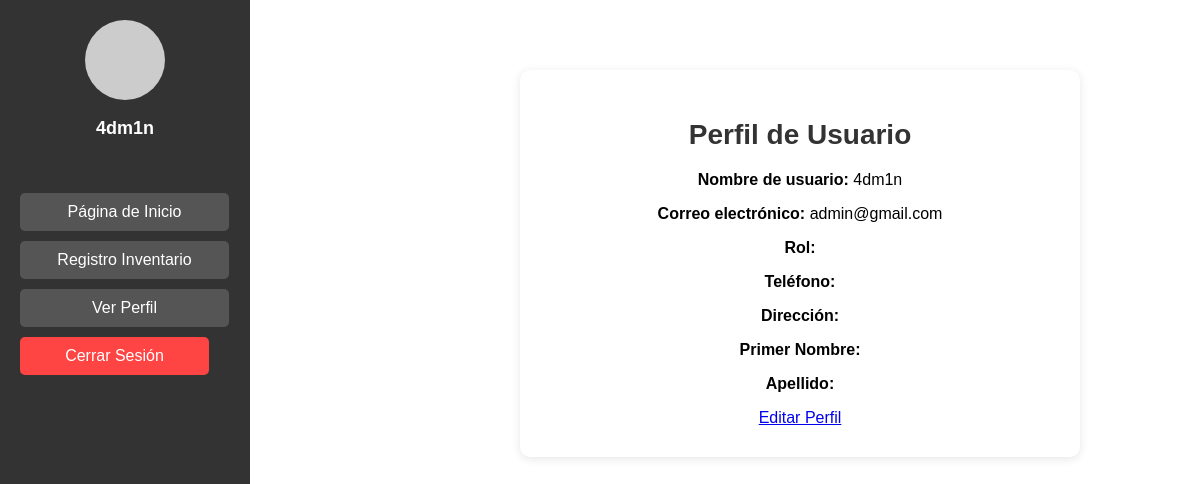
/verPerfil/ (signed in), run on an earlier commit of the app's database.
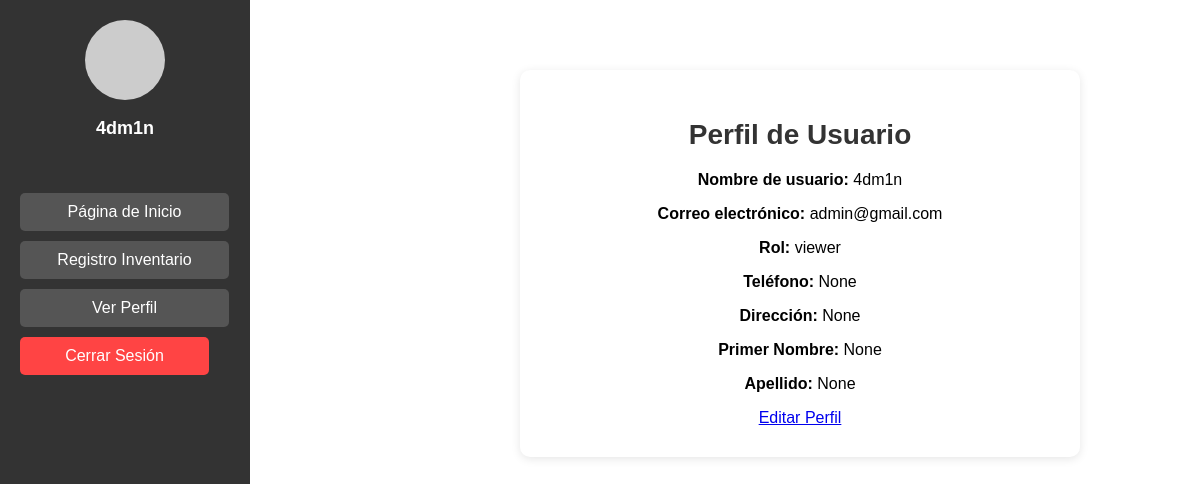
And on a later commit of the database.
### pagina/models.py (models this page shows, shortened)
class UserProfile(models.Model):
    user = models.OneToOneField(User, on_delete=models.CASCADE, related_name='profile')  # Relación con User
    role = models.CharField(max_length=50, choices=[('admin', 'Admin'), ('editor', 'Editor'), ('viewer', 'Viewer')], default='viewer')  # Roles
    phone = models.CharField(max_length=15, blank=True, null=True)
    address = models.TextField(blank=True, null=True)
    first_name = models.CharField(max_length=50, blank=True, null=True)
    last_name = models.CharField(max_length=50, blank=True, null=True)
    email = models.EmailField(blank=True, null=True)

### pagina/views.py (the view)
# urls.py: path('verPerfil/', verPerfil, name='verPerfil'),
def verPerfil(request):
    try:
        profile = request.user.profile  # Obtener el perfil del usuario
    except UserProfile.DoesNotExist:
        profile = None  # Si no tiene perfil, lo asignamos a None
    return render(request, 'verPerfil.html', {
        'username': request.user.username,
        'email': request.user.email,
        'role': profile.role if profile else '',
        'phone': profile.phone if profile else '',
        'address': profile.address if profile else '',
        'first_name': profile.first_name if profile else '',
        'last_name': profile.last_name if profile else '',
    })

### pagina/templates/verPerfil.html (shortened to what this page needs)
<!DOCTYPE html>
<html lang="es">
<head>
    {% load static %}
    <link rel="stylesheet" href="{% static 'css/producto.css' %}">
    <link rel="stylesheet" href="{% static 'css/lateral.css' %}">
</head>
<body>
    <div class="sidebar">
        <div class="perfil">
            <div class="perfil-imagen"></div>
            <p>
                {% if user.is_authenticated %}
                    {{ user.username }}
                {% else %}
                    Invitado
                {% endif %}
            </p>
        </div>
        <ul>
            <li><a href="{% url 'adminpage' %}">Página de Inicio</a></li>
            <li><a href="{% url 'vendedor' %}">Registro Inventario</a></li>
            <li><a href="{% url 'verPerfil' %}" class="btn btn-primary w-100">Ver Perfil</a></li>
            <li>
                <form action="{% url 'logout' %}" method="post">
                    <button type="submit" class="btn btn-danger w-100">Cerrar Sesión</button>
                </form>
            </li>
        </ul>
    </div>
    <div class="main-content">
        <div class="form-card">
            <h1>Perfil de Usuario</h1>
            <div class="card">
                <div class="card-body">
                    <p><strong>Nombre de usuario:</strong> {{ username }}</p>
                    <p><strong>Correo electrónico:</strong> {{ email }}</p>
                    <p><strong>Rol:</strong> {{ role }}</p>
                    <p><strong>Teléfono:</strong> {{ phone }}</p>
                    <p><strong>Dirección:</strong> {{ address }}</p>
                    <p><strong>Primer Nombre:</strong> {{ first_name }}</p>
                    <p><strong>Apellido:</strong> {{ last_name }}</p>
                    <a href="{% url 'modificarperfil' %}" class="btn btn-primary w-100">Editar Perfil</a>
                </div>
            </div>
        </div>
    </div>
</body>
</html>

What changed in the data, as far as the page shows it:
added UserProfile: role "viewer"
Also different on the page:
{{ phone }}: (not shown) → "None"
{{ address }}: (not shown) → "None"
{{ first_name }}: (not shown) → "None"
{{ last_name }}: (not shown) → "None"
